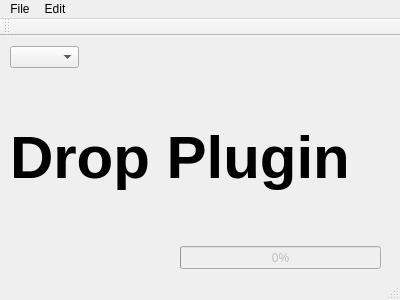
<?xml version="1.0" encoding="UTF-8"?>
<ui version="4.0">
 <class>MainWindow</class>
 <widget class="QMainWindow" name="MainWindow">
  <property name="geometry">
   <rect>
    <x>0</x>
    <y>0</y>
    <width>400</width>
    <height>300</height>
   </rect>
  </property>
  <property name="windowTitle">
   <string>µPBT By HowToCompute</string>
  </property>
  <widget class="QWidget" name="centralWidget">
   <widget class="QComboBox" name="EngineVersionSelector">
    <property name="geometry">
     <rect>
      <x>10</x>
      <y>10</y>
      <width>69</width>
      <height>22</height>
     </rect>
    </property>
   </widget>
   <widget class="QLabel" name="label">
    <property name="geometry">
     <rect>
      <x>10</x>
      <y>80</y>
      <width>371</width>
      <height>81</height>
     </rect>
    </property>
    <property name="font">
     <font>
      <pointsize>45</pointsize>
      <weight>75</weight>
      <bold>true</bold>
     </font>
    </property>
    <property name="text">
     <string>Drop Plugin</string>
    </property>
   </widget>
   <widget class="QProgressBar" name="progressBar">
    <property name="enabled">
     <bool>false</bool>
    </property>
    <property name="geometry">
     <rect>
      <x>180</x>
      <y>210</y>
      <width>201</width>
      <height>23</height>
     </rect>
    </property>
    <property name="value">
     <number>0</number>
    </property>
    <property name="textVisible">
     <bool>true</bool>
    </property>
   </widget>
  </widget>
  <widget class="QMenuBar" name="menuBar">
   <property name="geometry">
    <rect>
     <x>0</x>
     <y>0</y>
     <width>400</width>
     <height>21</height>
    </rect>
   </property>
   <widget class="QMenu" name="menuFile">
    <property name="title">
     <string>File</string>
    </property>
    <addaction name="actionOpen_Plugin"/>
   </widget>
   <widget class="QMenu" name="menuEdit">
    <property name="title">
     <string>Edit</string>
    </property>
    <addaction name="actionAdd_Unreal_Engine_Install"/>
    <addaction name="actionRemove_Unreal_Engine_Install"/>
   </widget>
   <addaction name="menuFile"/>
   <addaction name="menuEdit"/>
  </widget>
  <widget class="QToolBar" name="mainToolBar">
   <attribute name="toolBarArea">
    <enum>TopToolBarArea</enum>
   </attribute>
   <attribute name="toolBarBreak">
    <bool>false</bool>
   </attribute>
  </widget>
  <widget class="QStatusBar" name="statusBar"/>
  <action name="actionOpen_Plugin">
   <property name="text">
    <string>Open Plugin</string>
   </property>
  </action>
  <action name="actionAdd_Unreal_Engine_Install">
   <property name="text">
    <string>Add Unreal Engine Install</string>
   </property>
  </action>
  <action name="actionRemove_Unreal_Engine_Install">
   <property name="text">
    <string>Remove Unreal Engine Install</string>
   </property>
  </action>
 </widget>
 <layoutdefault spacing="6" margin="11"/>
 <resources/>
 <connections/>
</ui>
